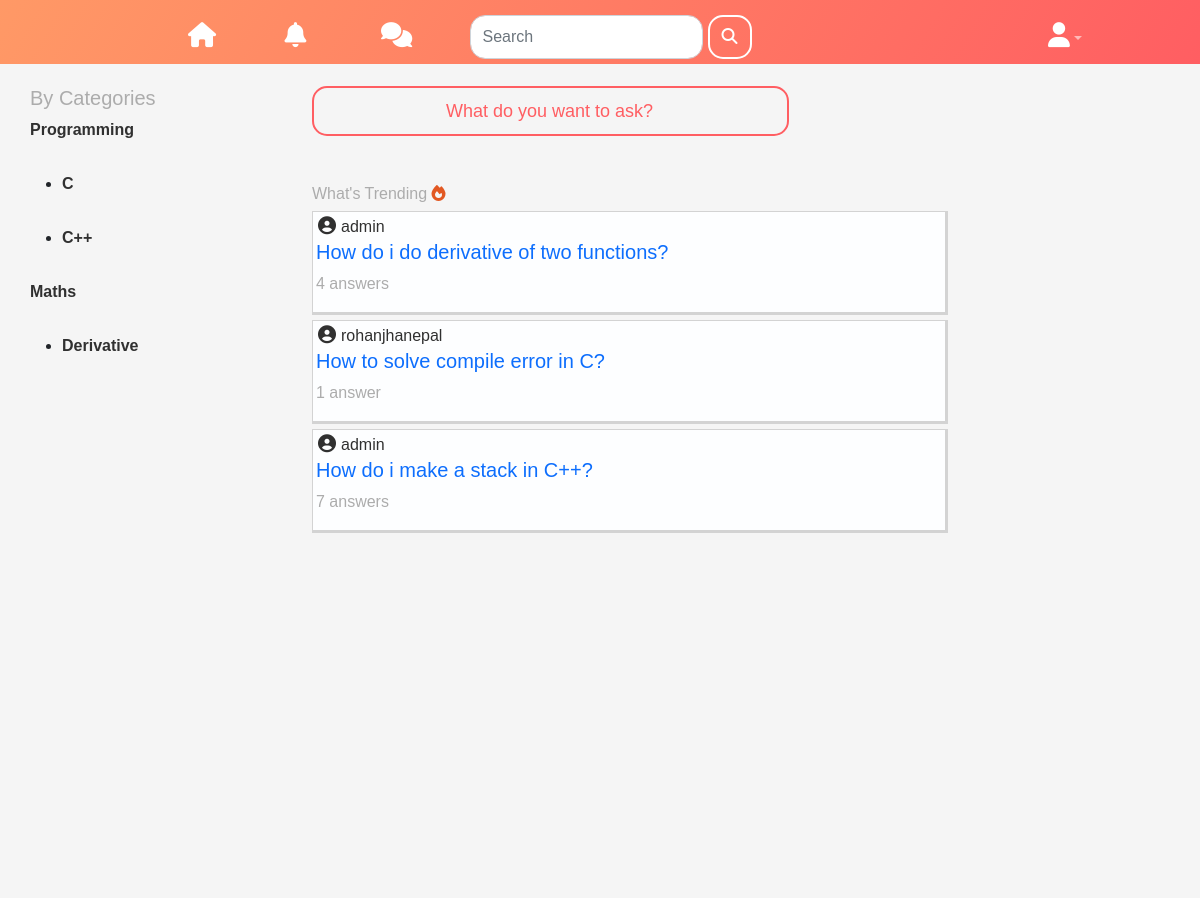
The app's page /, older data.
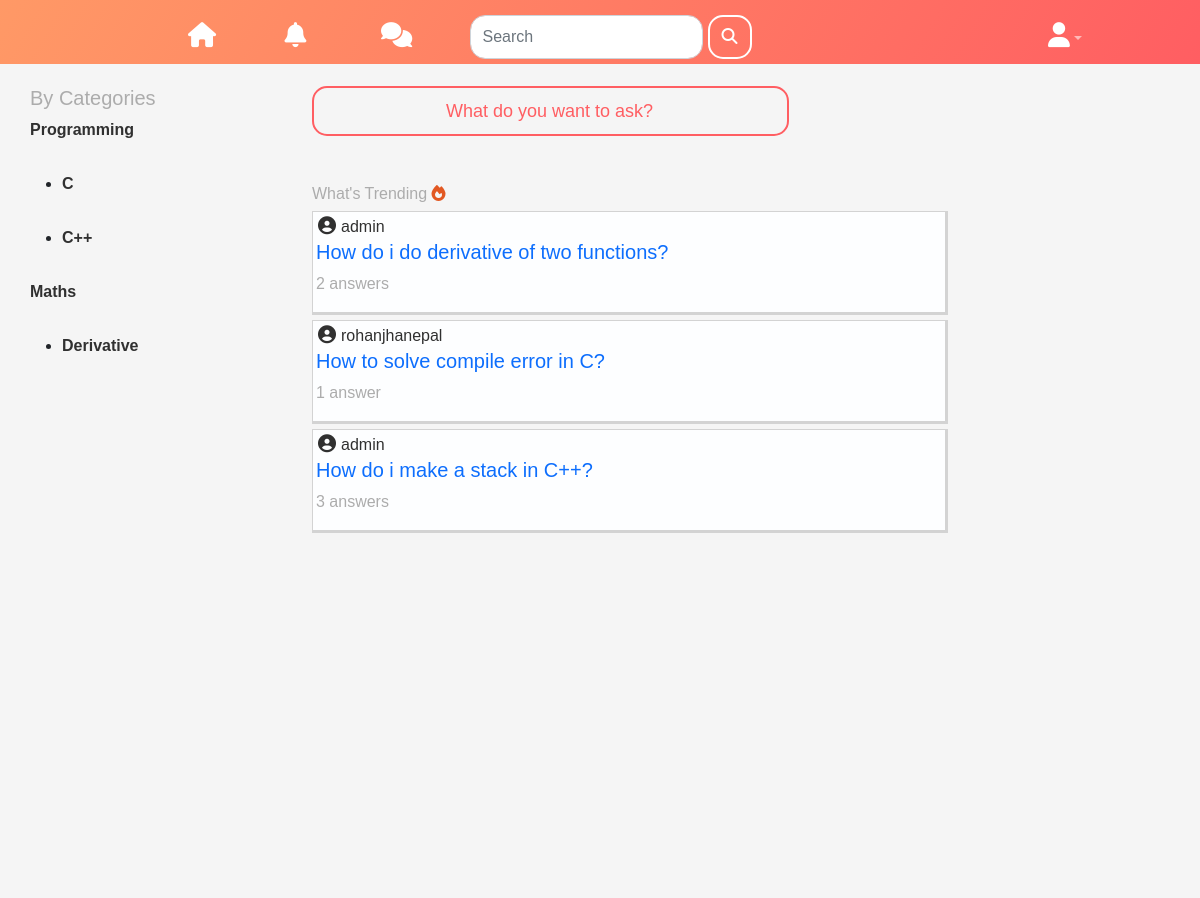
The same page, newer data.
### forum/models.py (models this page shows, shortened)
class Post(models.Model):
    title = models.CharField(max_length=200,blank=False)
    slug = models.SlugField(max_length=200, null=True, blank=True)
    tag = models.ManyToManyField('forum.Tag', blank=True,related_name='tag')
    category = models.ForeignKey('forum.Category', related_name="post_category" ,on_delete=models.CASCADE, null=True, blank=True)
    subcategory = models.ForeignKey('forum.SubCategory', related_name="post_sub_category" ,on_delete=models.CASCADE, null=True, blank=True)
    solved = models.BooleanField(default=False) #has the problem been solved?
    posted_by = models.ForeignKey(User, related_name='user',on_delete=models.CASCADE) #posted by user
    posted_on = models.DateTimeField(default=timezone.now)
    views = models.IntegerField(default=0) #total times the post was viewed
    answerCount = models.IntegerField(default=0) #number of answers

### forum/views.py (the view)
# urls.py: path('', views.index, name='home'),
def index(request): #home page of discussion forum
    categories = models.Category.objects.all()
    posts = models.Post.objects.all().order_by('-posted_on')
    context = {
        'categories': categories,
        'posts': posts,
    }
    return render(request, 'forum/index.html' , context=context)

### forum/templates/forum/index.html (shortened to what this page needs)
{% extends "forum/base.html" %}
{% load bootstrap4 %}
{% load static %}
{% block categories %}
<h5 style="color: #acacac; font-family: Verdana, Geneva, Tahoma, sans-serif ;">By Categories</h5>
{% for category in categories %}
    <a href={% url "forum:category" id=category.id %}>{{ category.name }}</a>
    {% for subcat in category.subcategory.all %}
        <ul><li> <a href={% url "forum:subcategory" id=subcat.id %}>{{ subcat.name }}</a></li></ul>
    {% endfor %}
{% endfor %}
{% endblock categories %}
{% block content %}
<div class="search-box">
    <input type="Button" name="ask" value="What do you want to ask?" class="btn btn-outline-primary main-btn">
</div>
<br>
<br>
<h6 >What's Trending <i class="fas fa-fire" style="color: #e25822;"></i></h6>
{% for post in posts %}
<div class="question-container">
    <p style="color: #303030; margin-bottom: 0px;" ><i class="fas fa-user-circle" style="margin: 5px; font-size: large;"></i>{{ post.posted_by }}</p>
    <h5 style="color: blue; padding-left: 3px;"><a href={% url "forum:post_detail" slug=post.slug %}>{{ post.title }}</a></h5>
    <p style="color: #acacac; padding-left: 3px;">
        {{ post.answerCount }}
        {% if post.answerCount > 1 %}  answers
        {% else %}  answer
        {% endif %}
    </p>
  </div>
  {% endfor %}
{% endblock content%}

Row changes from the older to the newer data that the page shows:
changed Post "How do i do derivative of two functions?": answerCount "4" → "2"
changed Post "How do i make a stack in C++?": answerCount "7" → "3"
